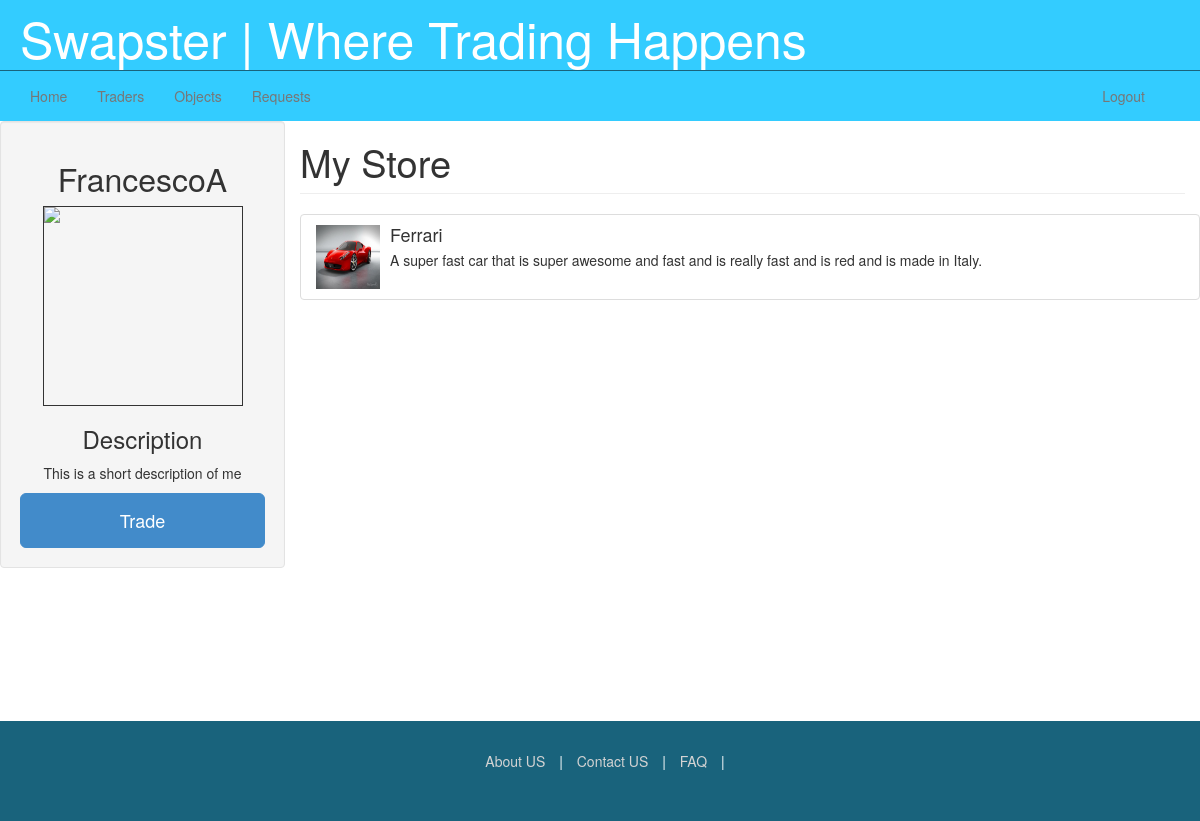
The page /traders/FrancescoA/ on the database as committed earlier.
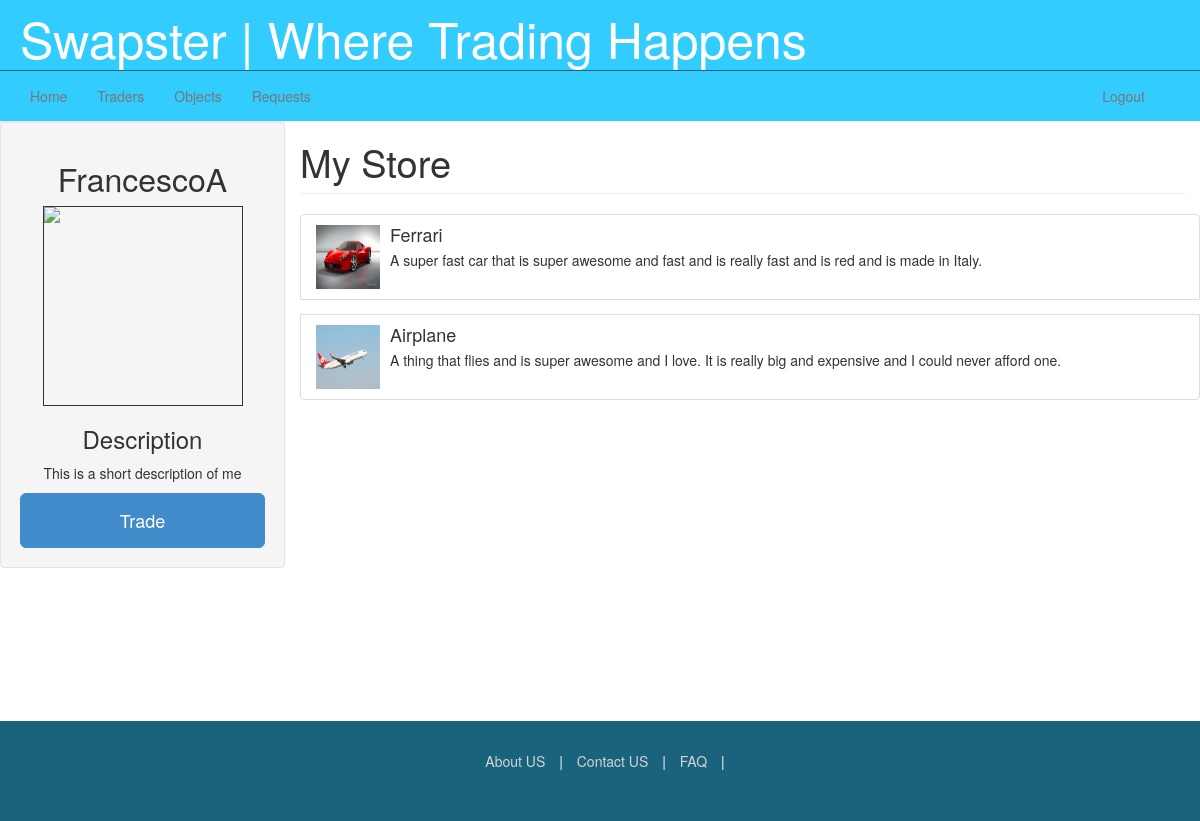
The same page on the database as committed later.
### objects/models.py (models this page shows, shortened)
class Object(models.Model):
	owner = models.ForeignKey(settings.AUTH_USER_MODEL, related_name="object")
	name = models.CharField(max_length=30)
	summary = models.CharField(max_length=500)
	description = models.TextField(blank=True)
	image = models.ImageField(upload_to="objects/")
	date_created = models.DateTimeField(auto_now=True)
	def __unicode__(self):  # Python 3: def __str__(self):
		return self.name

### trader/views.py (the view)
# urls.py: url(r'^(?P<username>\w+)/$', 'trader.views.profile', name='generic_profile'),
def profile(request, username):
    try:
        user = Trader.objects.get(username=username)
        items = Object.objects.filter(owner__username=username)
        context = {'items' : items,
        'user' : user }
        return render(request, 'trader/profile.html', context)
    except ObjectDoesNotExist:
        messages.add_message(request, messages.ERROR, "User "+username+ " does not exist")
        return redirect('user_profile')

### trader/models.py (called while the page is built)
	def image_url(self):
		if self.image:
			return self.image.url
		else:
			return "http://s7.postimg.org/5q3jk5cm3/default.jpg"

### templates/trader/profile.html (shortened to what this page needs)
{% extends 'swapster/base.html' %}
{% block content %}
<div class="row">
	<div class="col-3 profile">
		<div class='well'>
			<h2> {{ user.username }}</h2>
			<img class="profile-pic" src="{{ user.image_url }}"/>
			<h3> Description </h3>
			<p> {{ user.bio }}</p>
			{% block additional_profile %}
			<button class="btn btn-large btn-primary btn-block"> Trade </button>
			{% endblock %}
		</div>
	</div>
	<div class="col-9">
		<div class="row">
			<h1 class="store-header">{{ user.store_title }} </h1>
		</div>
		<hr>
		<div class="row">
			{% block profile_content %}
			<div class="list-group">
			{% for item in items %}
				<div class="media list-group-item">
					<a class="pull-left detail-trigger" name="{{ item|safe }}" owner="{{ item.owner.username }}">
					<img class="media-object object-icon-medium" src="{{ item.image.url }}"/>
					</a>
					<div class="media-body">
						<h4 class="media-heading">
						{{ item.name }}
						</h4>
						{{ item.summary }}
					</div>
				</div>
			{% endfor %}
			</div>
			{% endblock %}
		</div>
	</div>
</div>
{% endblock %}

Rows that differ between the two databases and show on the page:
added Object: image (picture), name "Airplane", summary "A thing that flies and is super awesome and I love. It is really big and expensive and I could never afford one."
